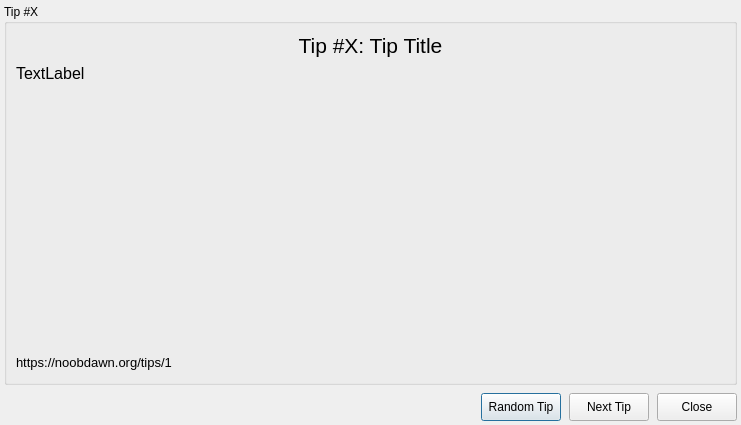
<?xml version="1.0" encoding="UTF-8"?>
<ui version="4.0">
 <class>TipsDialog</class>
 <widget class="QDialog" name="TipsDialog">
  <property name="windowModality">
   <enum>Qt::NonModal</enum>
  </property>
  <property name="geometry">
   <rect>
    <x>0</x>
    <y>0</y>
    <width>751</width>
    <height>442</height>
   </rect>
  </property>
  <property name="sizePolicy">
   <sizepolicy hsizetype="Fixed" vsizetype="Fixed">
    <horstretch>0</horstretch>
    <verstretch>0</verstretch>
   </sizepolicy>
  </property>
  <property name="contextMenuPolicy">
   <enum>Qt::DefaultContextMenu</enum>
  </property>
  <property name="windowTitle">
   <string>NoobDawn Tips</string>
  </property>
  <layout class="QVBoxLayout" name="verticalLayout_2">
   <property name="spacing">
    <number>8</number>
   </property>
   <property name="sizeConstraint">
    <enum>QLayout::SetFixedSize</enum>
   </property>
   <property name="leftMargin">
    <number>4</number>
   </property>
   <property name="topMargin">
    <number>4</number>
   </property>
   <property name="rightMargin">
    <number>4</number>
   </property>
   <property name="bottomMargin">
    <number>4</number>
   </property>
   <item alignment="Qt::AlignHCenter">
    <widget class="QGroupBox" name="tipsGroupBox">
     <property name="sizePolicy">
      <sizepolicy hsizetype="Fixed" vsizetype="Fixed">
       <horstretch>0</horstretch>
       <verstretch>0</verstretch>
      </sizepolicy>
     </property>
     <property name="minimumSize">
      <size>
       <width>725</width>
       <height>351</height>
      </size>
     </property>
     <property name="font">
      <font>
       <pointsize>9</pointsize>
      </font>
     </property>
     <property name="title">
      <string>Tip #X</string>
     </property>
     <layout class="QVBoxLayout" name="verticalLayout">
      <property name="sizeConstraint">
       <enum>QLayout::SetFixedSize</enum>
      </property>
      <item>
       <layout class="QHBoxLayout" name="horizontalLayout_3">
        <property name="sizeConstraint">
         <enum>QLayout::SetFixedSize</enum>
        </property>
        <item>
         <widget class="QLabel" name="titleLabel">
          <property name="sizePolicy">
           <sizepolicy hsizetype="Minimum" vsizetype="Fixed">
            <horstretch>0</horstretch>
            <verstretch>0</verstretch>
           </sizepolicy>
          </property>
          <property name="font">
           <font>
            <pointsize>16</pointsize>
           </font>
          </property>
          <property name="text">
           <string>Tip #X: Tip Title</string>
          </property>
          <property name="alignment">
           <set>Qt::AlignCenter</set>
          </property>
         </widget>
        </item>
       </layout>
      </item>
      <item>
       <widget class="QLabel" name="tipTextLabel">
        <property name="sizePolicy">
         <sizepolicy hsizetype="Fixed" vsizetype="Fixed">
          <horstretch>0</horstretch>
          <verstretch>0</verstretch>
         </sizepolicy>
        </property>
        <property name="minimumSize">
         <size>
          <width>709</width>
          <height>283</height>
         </size>
        </property>
        <property name="font">
         <font>
          <pointsize>12</pointsize>
         </font>
        </property>
        <property name="text">
         <string>TextLabel</string>
        </property>
        <property name="alignment">
         <set>Qt::AlignLeading|Qt::AlignLeft|Qt::AlignTop</set>
        </property>
        <property name="wordWrap">
         <bool>true</bool>
        </property>
       </widget>
      </item>
      <item>
       <layout class="QHBoxLayout" name="horizontalLayout_2" stretch="0,0">
        <property name="spacing">
         <number>7</number>
        </property>
        <property name="sizeConstraint">
         <enum>QLayout::SetMaximumSize</enum>
        </property>
        <item>
         <widget class="QLabel" name="tipUrlLabel">
          <property name="sizePolicy">
           <sizepolicy hsizetype="Preferred" vsizetype="Maximum">
            <horstretch>0</horstretch>
            <verstretch>0</verstretch>
           </sizepolicy>
          </property>
          <property name="font">
           <font>
            <pointsize>10</pointsize>
           </font>
          </property>
          <property name="text">
           <string>https://noobdawn.org/tips/1</string>
          </property>
          <property name="textFormat">
           <enum>Qt::RichText</enum>
          </property>
          <property name="openExternalLinks">
           <bool>true</bool>
          </property>
          <property name="textInteractionFlags">
           <set>Qt::TextBrowserInteraction</set>
          </property>
         </widget>
        </item>
        <item>
         <spacer name="horizontalSpacer_4">
          <property name="orientation">
           <enum>Qt::Horizontal</enum>
          </property>
          <property name="sizeHint" stdset="0">
           <size>
            <width>338</width>
            <height>20</height>
           </size>
          </property>
         </spacer>
        </item>
       </layout>
      </item>
     </layout>
    </widget>
   </item>
   <item>
    <layout class="QHBoxLayout" name="horizontalLayout">
     <property name="sizeConstraint">
      <enum>QLayout::SetFixedSize</enum>
     </property>
     <item>
      <spacer name="horizontalSpacer">
       <property name="orientation">
        <enum>Qt::Horizontal</enum>
       </property>
       <property name="sizeHint" stdset="0">
        <size>
         <width>308</width>
         <height>20</height>
        </size>
       </property>
      </spacer>
     </item>
     <item>
      <widget class="QPushButton" name="randomButton">
       <property name="sizePolicy">
        <sizepolicy hsizetype="Minimum" vsizetype="Fixed">
         <horstretch>0</horstretch>
         <verstretch>0</verstretch>
        </sizepolicy>
       </property>
       <property name="minimumSize">
        <size>
         <width>0</width>
         <height>28</height>
        </size>
       </property>
       <property name="maximumSize">
        <size>
         <width>16777215</width>
         <height>28</height>
        </size>
       </property>
       <property name="text">
        <string>Random Tip</string>
       </property>
      </widget>
     </item>
     <item>
      <widget class="QPushButton" name="nextButton">
       <property name="minimumSize">
        <size>
         <width>0</width>
         <height>28</height>
        </size>
       </property>
       <property name="maximumSize">
        <size>
         <width>16777215</width>
         <height>28</height>
        </size>
       </property>
       <property name="text">
        <string>Next Tip</string>
       </property>
      </widget>
     </item>
     <item>
      <widget class="QPushButton" name="closeButton">
       <property name="minimumSize">
        <size>
         <width>0</width>
         <height>28</height>
        </size>
       </property>
       <property name="maximumSize">
        <size>
         <width>16777215</width>
         <height>28</height>
        </size>
       </property>
       <property name="text">
        <string>Close</string>
       </property>
      </widget>
     </item>
    </layout>
   </item>
  </layout>
 </widget>
 <resources/>
 <connections/>
</ui>
